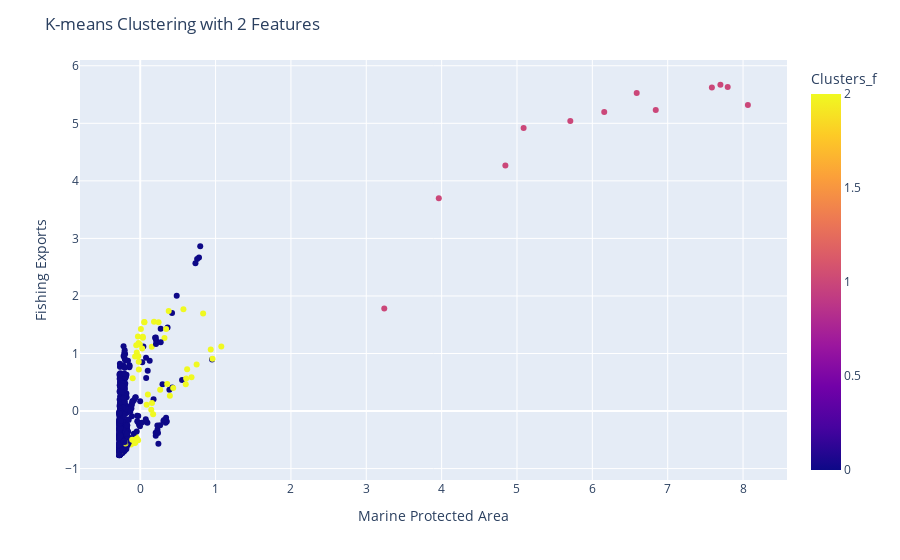

The code cell stored with this chart in its notebook:
### Markdown cell above
As you can see there are now three well defined clusters. It is interesting to note that the yellow seems to contain outliers within the data set. 

Below, I ran K-Means again although I changed the X axis to Marine Protected Area and Y axis to Fishing Exports. 

### Scatter Plot with Features

### Code cell
#| code-fold: true
kmeans_pca = KMeans(n_clusters=3, random_state=42, n_init=10)
kmeans_pca.fit(data_standardized)
data_standardized['Clusters_f'] = kmeans_pca.labels_


hover_data = data_standardized[['Country']]

fig = px.scatter(data_standardized, x='Marine Protected Area (sqkm)', y='Fishing Exports (Millions)', color='Clusters_f', hover_data=hover_data
                 )

fig.update_layout(title='K-means Clustering with 2 Features', xaxis_title='Marine Protected Area', yaxis_title='Fishing Exports')
fig.show()

### Figure 1 — Plotly figure (JSON) as saved in the notebook; plotly's stock layout.template omitted (floating-point values rounded to 4 significant figures; data arrays with more than 128 entries replaced by an {"elided": "..."} marker saying what was removed)
{"data": [{"customdata": {"elided": "516x1 str values"}, "hovertemplate": "Marine Protected Area (sqkm)=%{x}<br>Fishing Exports (Millions)=%{y}<br>Country=%{customdata[0]}<br>Clusters_f=%{marker.color}<extra></extra>", "legendgroup": "", "marker": {"color": {"elided": "516 int values"}, "coloraxis": "coloraxis", "symbol": "circle"}, "mode": "markers", "name": "", "orientation": "v", "showlegend": false, "type": "scatter", "x": {"elided": "516 float values"}, "xaxis": "x", "y": {"elided": "516 float values"}, "yaxis": "y"}], "layout": {"coloraxis": {"colorbar": {"title": {"text": "Clusters_f"}}, "colorscale": [[0, "#0d0887"], [0.1111, "#46039f"], [0.2222, "#7201a8"], [0.3333, "#9c179e"], [0.4444, "#bd3786"], [0.5556, "#d8576b"], [0.6667, "#ed7953"], [0.7778, "#fb9f3a"], [0.8889, "#fdca26"], [1, "#f0f921"]]}, "legend": {"tracegroupgap": 0}, "margin": {"t": 60}, "title": {"text": "K-means Clustering with 2 Features"}, "xaxis": {"anchor": "y", "domain": [0, 1], "title": {"text": "Marine Protected Area"}}, "yaxis": {"anchor": "x", "domain": [0, 1], "title": {"text": "Fishing Exports"}}}}
